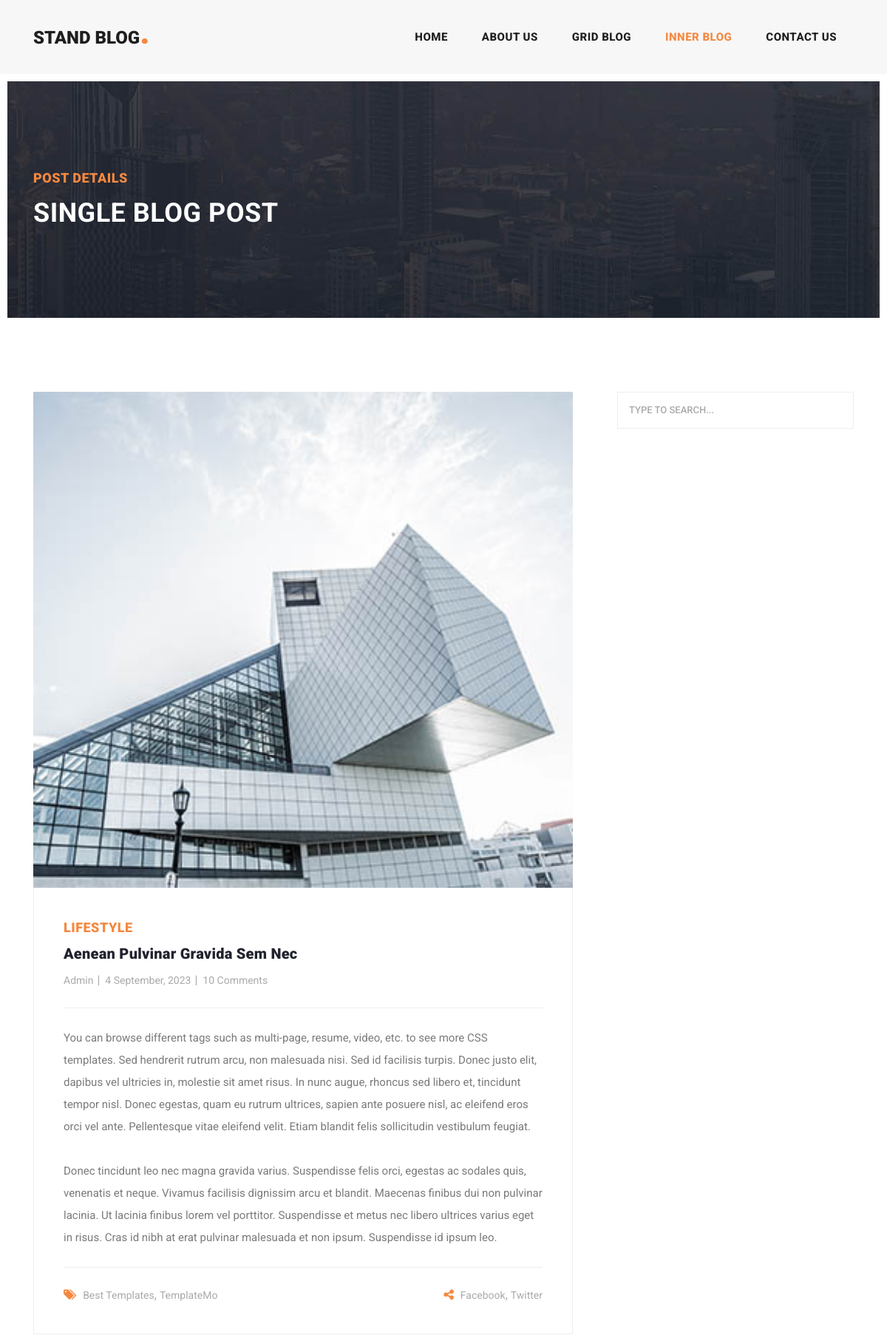
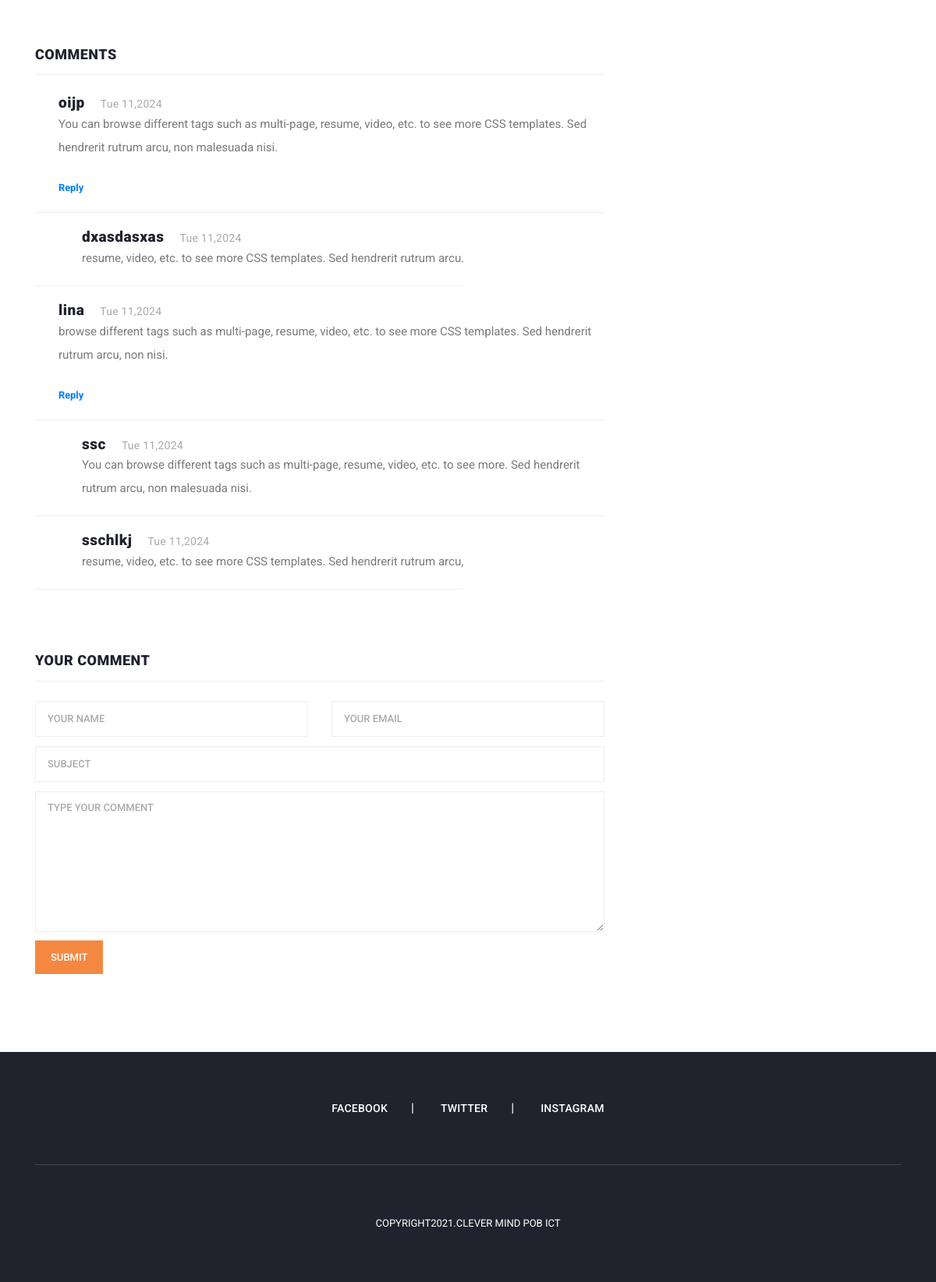
Screenshot of /inner_blog.php with the database file from the repository (2 pictures, top to bottom).
### tables this page shows
CREATE TABLE `header` (
  `id_header` int(11) NOT NULL,
  `img_tab` text NOT NULL,
  `title_tab` varchar(150) NOT NULL,
  `name_logo` varchar(150) NOT NULL
);

CREATE TABLE `inner` (
  `id_inners` int(11) NOT NULL,
  `img_inners` text NOT NULL,
  `title_inners` varchar(200) NOT NULL,
  `sub_title_inners` varchar(250) NOT NULL,
  `name_blogger_inners` varchar(200) NOT NULL,
  `datepicker_inners` varchar(250) NOT NULL,
  `comments_inners` varchar(250) NOT NULL
);

CREATE TABLE `comments` (
  `id` int(11) NOT NULL,
  `Name_of_Comment` varchar(250) NOT NULL,
  `email_comment_inner` varchar(250) NOT NULL,
  `subject` varchar(300) NOT NULL,
  `comment` text NOT NULL,
  `created_at` timestamp NOT NULL DEFAULT current_timestamp()
);

CREATE TABLE `sub_comments` (
  `id` int(11) NOT NULL,
  `Name_of_Sub_Comment` varchar(250) NOT NULL,
  `sub_comment` text NOT NULL,
  `parent_id` int(11) DEFAULT NULL,
  `created_at` timestamp NOT NULL DEFAULT current_timestamp()
);

### inner_blog.php (the view, shortened to what this page needs)
<?php
include "./includes/header.php";
include "./Dashboard/inc/connection.php";
?>
          <div class="collapse navbar-collapse" id="navbarResponsive">
            <ul class="navbar-nav ml-auto">
              <li class="nav-item">
                <a class="nav-link" href="home.php">Home
                </a>
              </li>
              <li class="nav-item">
                <a class="nav-link" href="about.php">About Us</a>
              </li>
              <li class="nav-item">
                <a class="nav-link" href="grid_blog.php">Grid Blog</a>
              </li>
              <li class="nav-item active">
                <a class="nav-link" href="inner_blog.php">Inner Blog</a>
              </li>
              <li class="nav-item">
                <a class="nav-link" href="contact.php">Contact Us</a>
              </li>
            </ul>
          </div>
        </div>
      </nav>
    </header>
    <div class="heading-page header-text">
      <section class="page-heading">
        <div class="container">
          <div class="row">
            <div class="col-lg-12">
              <div class="text-content">
                <h4>Post Details</h4>
                <h2>Single blog post</h2>
              </div>
            </div>
          </div>
        </div>
      </section>
    </div>
    <section class="blog-posts grid-system">
      <div class="container">
        <div class="row">
          <div class="col-lg-8">
            <div class="all-blog-posts">
              <div class="row">
                <?php
                  $query="SELECT * FROM `inner`";
                  $result=mysqli_query($conn , $query);
                  while($row=mysqli_fetch_assoc($result)) :
                ?>
                  <div class="col-lg-12">
                    <div class="blog-post">
                      <div class="blog-thumb">
                        <img src="Dashboard/upload/<?php echo $row['img_inners']; ?>" alt="img-inner">
                      </div>
                      <div class="down-content">
                        <span><?php echo $row['title_inners']; ?></span>
                        <a href="inner_blog.php"><h4><?php echo $row['sub_title_inners']; ?></h4></a>
                        <ul class="post-info">
                          <li><a href="#"><?php echo $row['name_blogger_inners']; ?></a></li>
                          <li><a href="#"><?php echo $row['datepicker_inners']; ?></a></li>
                          <li><a href="#"><?php echo $row['comments_inners']; ?> Comments</a></li>
                        </ul>
                        <p>You can browse different tags such as multi-page, resume, video, etc. to see more CSS templates. Sed hendrerit rutrum arcu, non malesuada nisi. Sed id facilisis turpis. Donec justo elit, dapibus vel ultricies in, molestie sit amet risus. In nunc augue, rhoncus sed libero et, tincidunt tempor nisl. Donec egestas, quam eu rutrum ultrices, sapien ante posuere nisl, ac eleifend eros orci vel ante. Pellentesque vitae eleifend velit. Etiam blandit felis sollicitudin vestibulum feugiat.
                        <br><br>Donec tincidunt leo nec magna gravida varius. Suspendisse felis orci, egestas ac sodales quis, venenatis et neque. Vivamus facilisis dignissim arcu et blandit. Maecenas finibus dui non pulvinar lacinia. Ut lacinia finibus lorem vel porttitor. Suspendisse et metus nec libero ultrices varius eget in risus. Cras id nibh at erat pulvinar malesuada et non ipsum. Suspendisse id ipsum leo.</p>
                        <div class="post-options">
                          <div class="row">
                            <div class="col-6">
                              <ul class="post-tags">
                                <li><i class="fa fa-tags"></i></li>
                                <li><a href="#">Best Templates</a>,</li>
                                <li><a href="#">TemplateMo</a></li>
                              </ul>
                            </div>
                            <div class="col-6">
                              <ul class="post-share">
                                <li><i class="fa fa-share-alt"></i></li>
                                <li><a href="#">Facebook</a>,</li>
                                <li><a href="#"> Twitter</a></li>
                              </ul>
                            </div>
                          </div>
                        </div>
                      </div>
                    </div>
                  </div>
                <?php endwhile; ?>
                <div class="col-lg-12">
                  <div class="sidebar-item comments">
                    <div class="sidebar-heading">
                      <h2>Comments</h2>
                    </div>
                    <div class="content">
                      <ul>
                        <?php
                            $query="SELECT * FROM `comments`";
                            $result3=mysqli_query($conn , $query);
                            if(mysqli_num_rows($result3) > 0){
                              while($row=mysqli_fetch_assoc($result3)):
                        ?>
                          <li>
                            <div class="right-content">
                              <h4><?php echo $row['Name_of_Comment']; ?><span><?php $date=date_create($row['created_at']); echo date_format($date,"D m,Y"); ?></span></h4>
                              <p><?php echo $row['comment']; ?></p> <br>
                               <small class='reply' data-target=".sc<?php echo $row['id']; ?>"><a href="javascript::void()"><b>Reply</b></a></small>
                            </div>
                          </li>
                          <?php
                                $comment_id = $row['id'];
                                $sql_sub = "SELECT * FROM `sub_comments` WHERE `parent_id`='$comment_id'";
                                $result4 = mysqli_query($conn,$sql_sub);
                                if(mysqli_num_rows($result4) > 0):
                                  while($row_sub=mysqli_fetch_assoc($result4)){
                          ?>
                                  <li class="replied">
                                    <div class="right-content">
                                      <h4><?php echo $row_sub['Name_of_Sub_Comment'] ?><span><?php $date_sub=date_create($row_sub['created_at']); echo date_format($date_sub,"D m,Y"); ?></span></h4>
                                      <p><?php echo $row_sub['sub_comment'] ?></p>
                                    </div>
                                  </li>
                          <?php
                                  }
                                endif;
                          ?>
                        <?php
                              endwhile;
                            }else{
                              echo "<h5>No comments yet.</h5>";
                            }
                        ?>
                      </ul>
                    </div>
                  </div>
                </div>
                <div class="col-lg-12">
                  <div class="sidebar-item submit-comment">
                    <div class="sidebar-heading">
                      <h2>Your comment</h2>
                    </div>
                    <div class="content">
                      <form id="comment" action="" method="post">
                        <div class="row">
                          <div class="col-md-6 col-sm-12">
                            <fieldset class="mb-2">
                              <input name="Name_of_Comment" class="mb-1" type="text" id="name" placeholder="Your name" required="">
                            </fieldset>
                          </div>
                          <div class="col-md-6 col-sm-12">
                            <fieldset class="mb-2">
                              <input name="email_comment_inner" class="mb-1" type="email" id="email" placeholder="Your email" required="">
                            </fieldset>
                          </div>
                          <div class="col-md-12 col-sm-12">
                            <fieldset class="mb-2">
                              <input name="subject" type="text" class="mb-1" id="subject" placeholder="Subject" required="">
                            </fieldset>
                          </div>
                          <div class="col-lg-12">
                            <fieldset>
                              <textarea name="Comment" rows="6" class="mb-1" id="message" placeholder="Type your comment" required=""></textarea>
                            </fieldset>
                          </div>
                          <div class="col-lg-12">
                            <fieldset>
                              <button type="submit" id="form-submit" name="submit" class="main-button">Submit</button>
                            </fieldset>
                          </div>
                        </div>
                      </form>
                    </div>
                  </div>
                </div>
              </div>
            </div>
          </div>
          <div class="col-lg-4">
            <div class="sidebar">
              <div class="row">
                <div class="col-lg-12">
                  <div class="sidebar-item search">
                    <input type="text" name="q" class="searchText" placeholder="type to search..." autocomplete="on">
                  </div>
                </div>
              </div>
            </div>
          </div>
        </div>
      </div>
    </section>
<?php include "./includes/footer.php"; ?>

### includes/header.php (shortened to what this page needs)
<?php
include "Dashboard/inc/connection.php";
$query = "SELECT * FROM `header`";
$result = mysqli_query($conn , $query);
$row = mysqli_fetch_assoc($result);
?>
<!DOCTYPE html>
<html lang="en">
  <head>
    <link rel="stylesheet" href="assets/css/mesages.css">
    <link href="vendor/bootstrap/css/bootstrap.min.css" rel="stylesheet">
    <link rel="stylesheet" href="assets/css/fontawesome.css">
    <link rel="stylesheet" href="assets/css/templatemo-stand-blog.css">
    <link rel="stylesheet" href="assets/css/owl.css">
  </head>
  <body>
    <header class="">
      <nav class="navbar navbar-expand-lg">
        <div class="container">
          <a class="navbar-brand" href="home.php"><h2><?php echo $row['name_logo'];?><em>.</em></h2></a>

### rows the page displays
header: name_logo "STAND BLOG"
inner: img_inners (picture), title_inners "LIFESTYLE", sub_title_inners "Aenean Pulvinar Gravida Sem Nec", name_blogger_inners "Admin", datepicker_inners "4 September, 2023", comments_inners "10"
comments: Name_of_Comment "oijp", created_at "Tue 11,2024", comment "You can browse different tags such as multi-page, resume, video, etc. to see more CSS templates. Sed hendrerit rutrum arcu, non malesuada nisi."
sub_comments: Name_of_Sub_Comment "dxasdasxas", created_at "Tue 11,2024", sub_comment "resume, video, etc. to see more CSS templates. Sed hendrerit rutrum arcu."
comments: Name_of_Comment "lina", created_at "Tue 11,2024", comment "browse different tags such as multi-page, resume, video, etc. to see more CSS templates. Sed hendrerit rutrum arcu, non nisi."
sub_comments: Name_of_Sub_Comment "ssc", created_at "Tue 11,2024", sub_comment "You can browse different tags such as multi-page, resume, video, etc. to see more. Sed hendrerit rutrum arcu, non malesuada nisi."
sub_comments: Name_of_Sub_Comment "sschlkj", created_at "Tue 11,2024", sub_comment "resume, video, etc. to see more CSS templates. Sed hendrerit rutrum arcu,"
